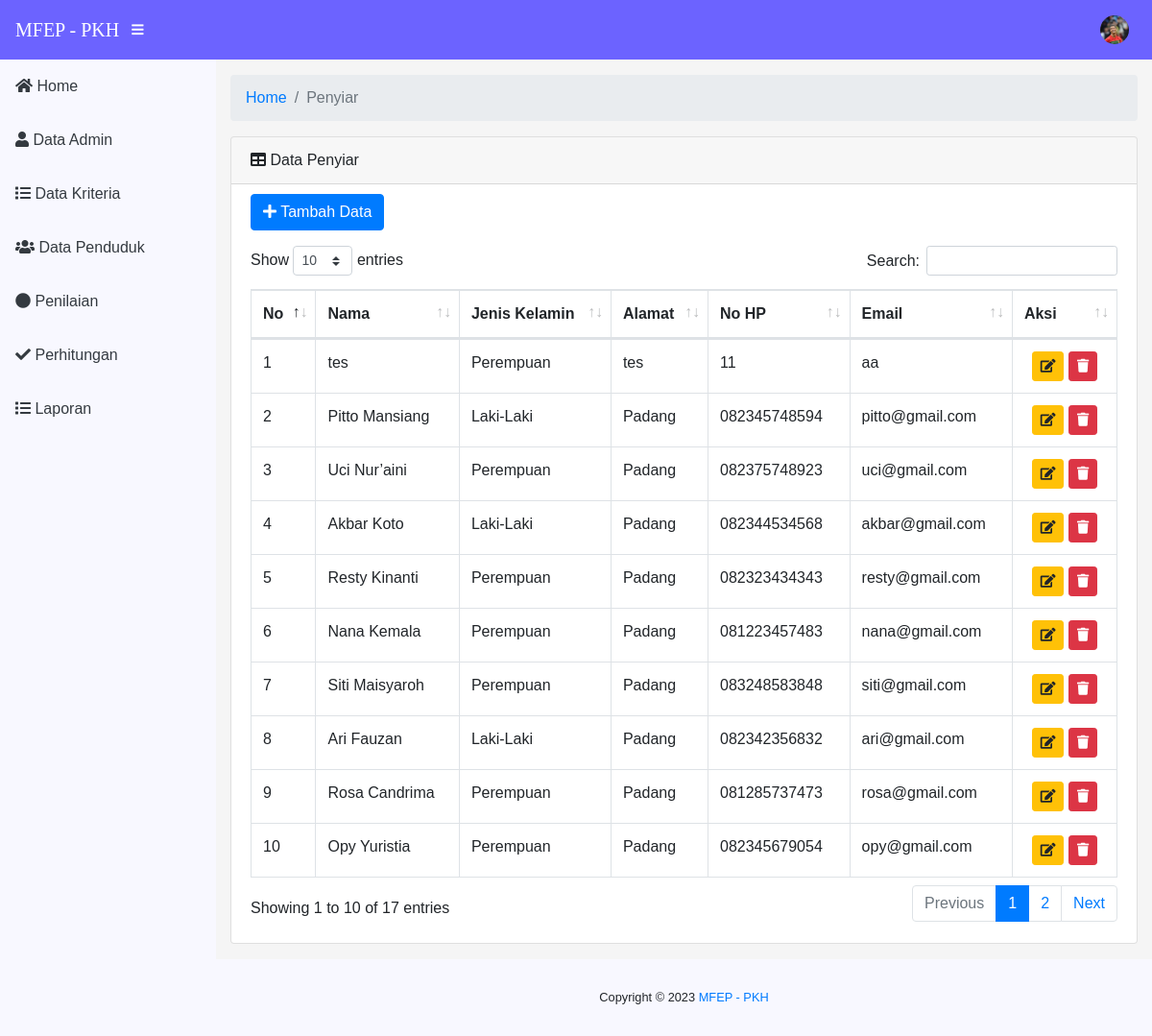
/index.php?page=pages/penduduk/index (signed in), run on the app's committed database.
### tables this page shows
CREATE TABLE `tbl_penduduk` (
  `id_penduduk` int NOT NULL,
  `nama_penduduk` varchar(100) NOT NULL,
  `jk_penduduk` varchar(15) NOT NULL,
  `alamat_penduduk` text NOT NULL,
  `nohp_penduduk` varchar(13) NOT NULL,
  `email_penduduk` varchar(50) NOT NULL,
  `tgl_input` timestamp NOT NULL DEFAULT CURRENT_TIMESTAMP ON UPDATE CURRENT_TIMESTAMP
);

### model/conn.php (called while the page is built, shortened)
<?php
$koneksi = new mysqli('localhost', 'root', '', 'mfep_pkh');
class conn
{
    function ambilData($query)
    {
        global $koneksi;
        $ambil = mysqli_query($koneksi, $query);
        $hasil = [];
        while ($pecah = mysqli_fetch_assoc($ambil)) {
            $hasil[] = $pecah;
        }
        return $hasil;
    }
}

### model/Db.php (called while the page is built, shortened)
<?php
include 'conn.php';
class Db extends conn
{
    public function tampilPdd()
    {
        $query = $this->ambilData("SELECT * FROM tbl_penduduk ORDER BY id_penduduk DESC");
        return $query;
    }
}

### pages/penduduk/index.php (the view, shortened to what this page needs)
<div class="container-fluid">
    <ol class="breadcrumb">
        <li class="breadcrumb-item">
            <a href="index.php">Home</a>
        </li>
        <li class="breadcrumb-item active">Penyiar</li>
    </ol>
    <div class="card mb-3">
        <div class="card-header">
            <i class="fas fa-table"></i>
            Data Penyiar
        </div>
        <div class="card-body">
            <a class="btn btn-primary mb-3" data-toggle="modal" data-target="#exampleModal" style="margin-top: -10px; " href="#"><i class="fa fa-plus"></i> Tambah Data</a>
            <div class="table-responsive">
                <table class="table table-bordered" id="dataTable" width="100%" cellspacing="0">
                    <thead>
                        <tr>
                            <th>No</th>
                            <th>Nama</th>
                            <th>Jenis Kelamin</th>
                            <th>Alamat</th>
                            <th>No HP</th>
                            <th>Email</th>
                            <th width="12%">Aksi</th>
                        </tr>
                    </thead>
                    <tbody>
                        <?php
                        $pdd = $db->tampilPdd();
                        foreach ($pdd as $no => $pecah) :
                        ?>
                            <tr>
                                <td><?= ++$no ?></td>
                                <td><?= $pecah['nama_penduduk'] ?></td>
                                <td><?= $pecah['jk_penduduk'] ?></td>
                                <td><?= $pecah['alamat_penduduk'] ?></td>
                                <td><?= $pecah['nohp_penduduk'] ?></td>
                                <td><?= $pecah['email_penduduk'] ?></td>
                                <td align="center">
                                    <button type="button" onclick="tampilModal('<?= $pecah['id_penduduk'] ?>')" class="btn btn-warning btn-sm"><i class="fa fa-edit"></i></button>
                                    <a class="btn btn-danger btn-sm" href="?page=pages/penduduk/hapuspenduduk&id=<?= $pecah['id_penduduk']  ?>"><i class="fa fa-trash"></i></a>
                                </td>
                            </tr>
                        <?php endforeach ?>
                    </tbody>
                </table>
            </div>
        </div>
    </div>
</div>

### assets/css/login.css (style rules this page uses)
body { font-family: "Karla", sans-serif; background-color: #d0d0ce; min-height: 100vh; }

### data on the page
tbl_penduduk: nama_penduduk "tes", jk_penduduk "Perempuan", alamat_penduduk "tes", nohp_penduduk "11", email_penduduk "aa"
tbl_penduduk: nama_penduduk "Pitto Mansiang", jk_penduduk "Laki-Laki", alamat_penduduk "Padang", nohp_penduduk "082345748594", email_penduduk "pitto@gmail.com"
tbl_penduduk: nama_penduduk "Uci Nur’aini", jk_penduduk "Perempuan", alamat_penduduk "Padang", nohp_penduduk "082375748923", email_penduduk "uci@gmail.com"
tbl_penduduk: nama_penduduk "Akbar Koto", jk_penduduk "Laki-Laki", alamat_penduduk "Padang", nohp_penduduk "082344534568", email_penduduk "akbar@gmail.com"
tbl_penduduk: nama_penduduk "Resty Kinanti", jk_penduduk "Perempuan", alamat_penduduk "Padang", nohp_penduduk "082323434343", email_penduduk "resty@gmail.com"
tbl_penduduk: nama_penduduk "Nana Kemala", jk_penduduk "Perempuan", alamat_penduduk "Padang", nohp_penduduk "081223457483", email_penduduk "nana@gmail.com"
tbl_penduduk: nama_penduduk "Siti Maisyaroh", jk_penduduk "Perempuan", alamat_penduduk "Padang", nohp_penduduk "083248583848", email_penduduk "siti@gmail.com"
tbl_penduduk: nama_penduduk "Ari Fauzan", jk_penduduk "Laki-Laki", alamat_penduduk "Padang", nohp_penduduk "082342356832", email_penduduk "ari@gmail.com"
tbl_penduduk: nama_penduduk "Rosa Candrima", jk_penduduk "Perempuan", alamat_penduduk "Padang", nohp_penduduk "081285737473", email_penduduk "rosa@gmail.com"
tbl_penduduk: nama_penduduk "Opy Yuristia", jk_penduduk "Perempuan", alamat_penduduk "Padang", nohp_penduduk "082345679054", email_penduduk "opy@gmail.com"
